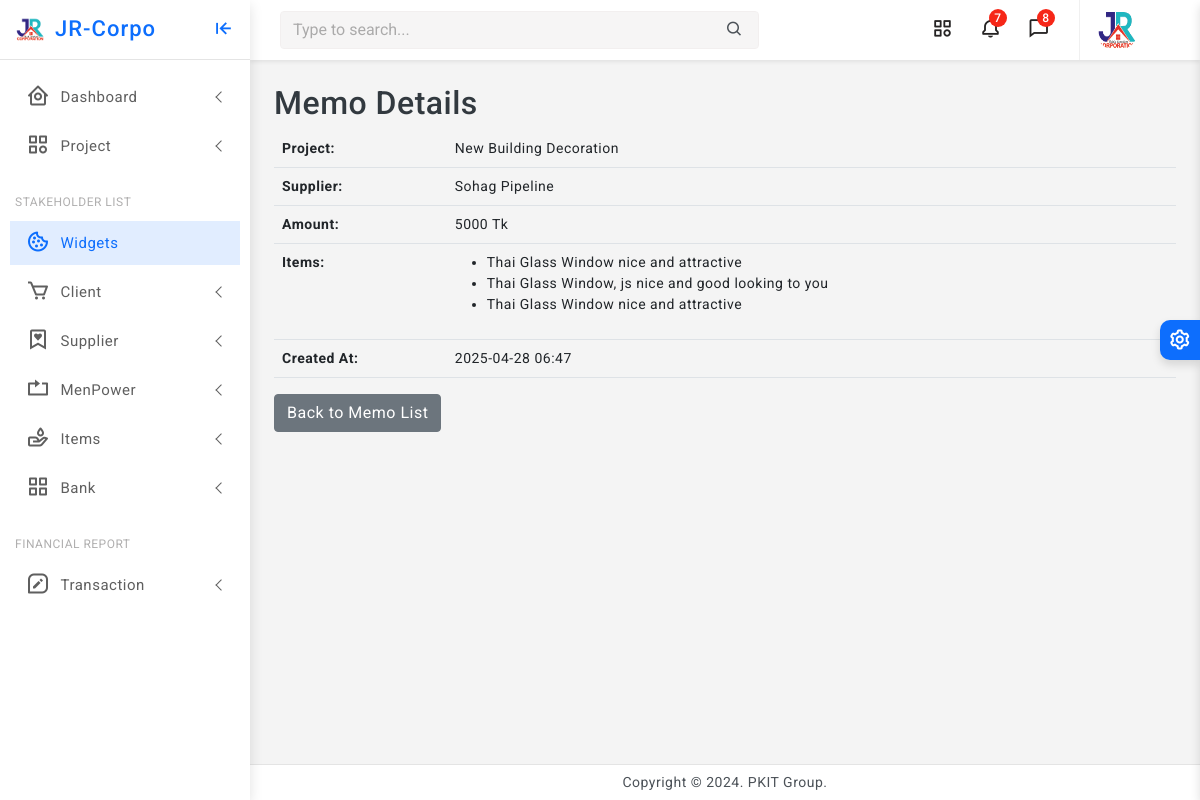
/memo/4/, run on an earlier commit of the app's database.
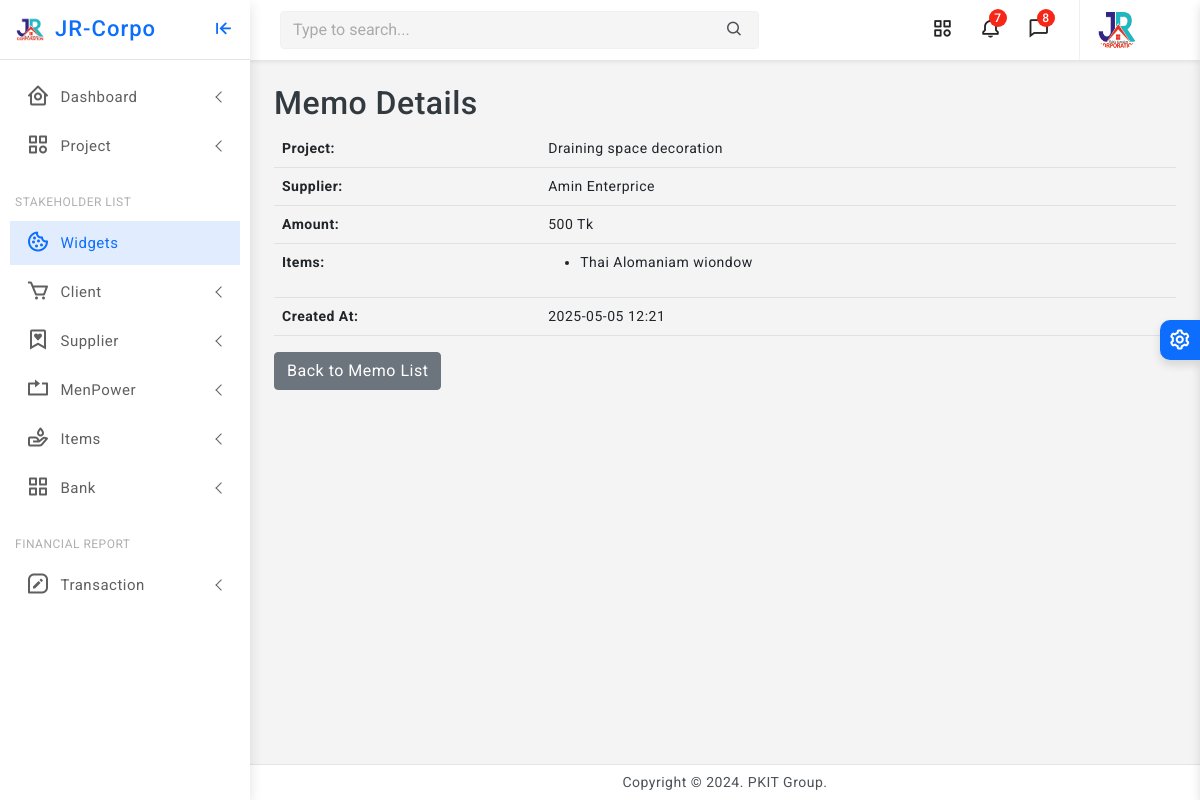
And on a later commit of the database.
### core/models.py (models this page shows, shortened)
class Memo(models.Model):
    project = models.ForeignKey(Project, on_delete=models.CASCADE, related_name='item_memos')
    supplier = models.ForeignKey(Supplier, on_delete=models.CASCADE, related_name='memos')
    items = models.ManyToManyField(Item, related_name='memos')
    amount = models.PositiveIntegerField(default=0)
    payment_balance = models.DecimalField(max_digits=12, decimal_places=2, null=True, blank=True)
    created_at = models.DateTimeField(auto_now_add=True)
    updated_at = models.DateTimeField(auto_now=True)

class Project(models.Model):
    STATUS_CHOICES = [
        ('RUNNING', 'Running'),
        ('TRIAL', 'Trial Period'),
        ('CLOSED', 'Closed'),
        ('OTHER', 'Other'),
    ]
    company = models.ForeignKey(Company, on_delete=models.CASCADE, related_name='projects')
    name = models.CharField(max_length=255)
    location = models.CharField(max_length=255)
    approximate_bill = models.PositiveIntegerField(default=0)
    current_cost = models.PositiveIntegerField(default=0, null=True, blank=True)
    final_bill = models.PositiveIntegerField(default=0, null=True, blank=True)
    current_paid = models.PositiveIntegerField(default=0, null=True, blank=True)
    created_at = models.DateTimeField(auto_now_add=True)
    updated_at = models.DateTimeField(auto_now=True)
    status = models.CharField(max_length=10, null=True, blank=True, choices=STATUS_CHOICES, default='RUNNING')

class Organization(models.Model):
    name = models.CharField(max_length=255, unique=True)
    location = models.CharField(max_length=255)
    phone = models.CharField(max_length=20)
    logo = models.ImageField(upload_to='media/logos/', blank=True, null=True)
    created_at = models.DateTimeField(auto_now_add=True)
    updated_at = models.DateTimeField(auto_now=True)
    class Meta:
        abstract = True

class Supplier(Organization):
    pass

class Item(models.Model):
    item_name = models.CharField(max_length=255)
    image = models.ImageField(upload_to='media/item_images/', blank=True, null=True)
    category = models.ForeignKey(Category, on_delete=models.SET_NULL, null=True, related_name='items')
    created_at = models.DateTimeField(auto_now_add=True)
    updated_at = models.DateTimeField(auto_now=True)

### core/views.py (the view)
# urls.py: path('memo/<int:pk>/', views.memo_detail, name='memo_detail'),
def memo_detail(request, pk):
    memo = get_object_or_404(Memo, pk=pk)
    return render(request, 'memo/memo_detail.html', {'memo': memo})

### core/templates/memo/memo_detail.html
{% extends 'partials/base0.html' %}
{% block content %}
<h2>Memo Details</h2>
<table class="table">
    <tr>
        <th>Project:</th>
        <td>{{ memo.project.name }}</td>
    </tr>
    <tr>
        <th>Supplier:</th>
        <td>{{ memo.supplier.name }}</td>
    </tr>
    <tr>
        <th>Amount:</th>
        <td>{{ memo.amount }} Tk</td>
    </tr>
    <tr>
        <th>Items:</th>
        <td>
            <ul>
                {% for item in memo.items.all %}
                    <li>{{ item.item_name }}</li>
                {% endfor %}
            </ul>
        </td>
    </tr>
    <tr>
        <th>Created At:</th>
        <td>{{ memo.created_at|date:"Y-m-d H:i" }}</td>
    </tr>
</table>
<a href="{% url 'memo_list' %}" class="btn btn-secondary">Back to Memo List</a>
{% endblock %}

What changed in the data, as far as the page shows it:
removed Item: item_name "Thai Glass Window nice and attractive"
removed Item: item_name "Thai Glass Window, js nice and good looking to you"
removed Item: item_name "Thai Glass Window nice and attractive"
changed Memo: project.name "New Building Decoration" → "Draining space decoration"; supplier.name "Sohag Pipeline" → "Amin Enterprice"; amount "5000" → "500"; created_at "2025-04-28 06:47" → "2025-05-05 12:21"
added Item: item_name "Thai Alomaniam wiondow"
